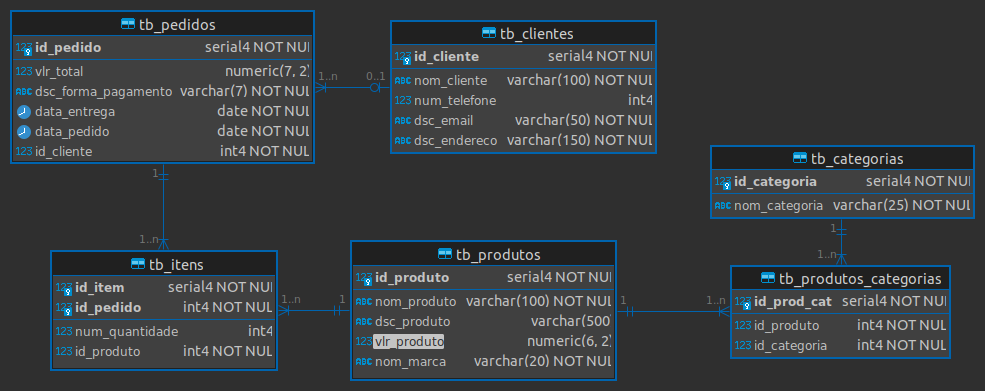
%> input picture Exercicios/banco_dados_1/db_ecommerce_visualization.png, 985 x 391 px
$ octave --eval "result = saturacao_min_max(imread('../banco_dados_1/db_ecommerce_visualization.png'));"   (GNU Octave 9; MATLAB toolbox functions it lacks are replaced by stand-ins)
%> lines starting %> are read from the running program, lines starting %| are printed output that depends on the picture
function [Y1, Y2] = saturacao_min_max(X)
  Xhsv = rgb2hsv(X);
%> Xhsv: size 391x985x3 double; mean H, S, V 0.0539, 0.0639, 0.252
  Y1 = Y2 = Xhsv;
  Y1(:,:,2) = 0;
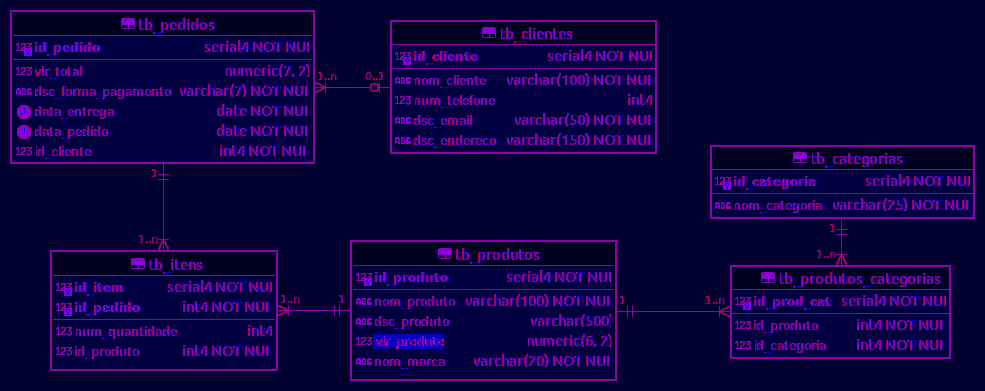
%> Y1: size 391x985x3 double; mean R, G, B 0.0539, 0, 0.252
  Y2(:,:,2) = 1;
  Y1 = hsv2rgb(Y1);
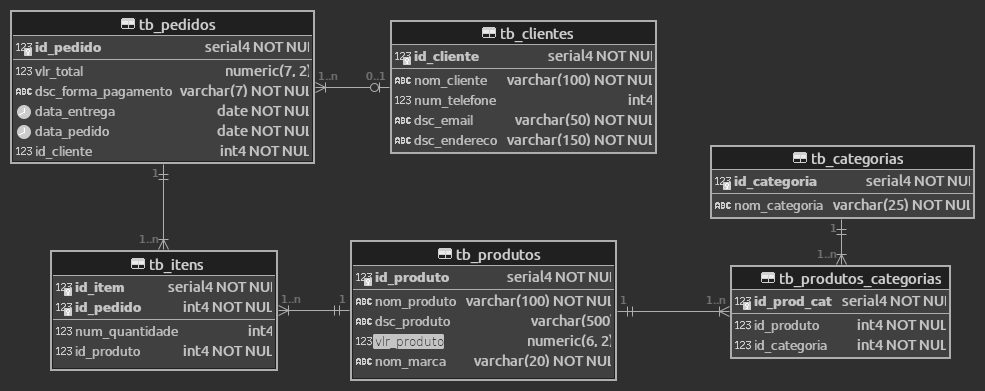
%> Y1: size 391x985x3 double; min 0.125, max 1, mean 0.252
  Y2 = hsv2rgb(Y2);
end

function Y = inversao_tonalidade(X)
  Y = rgb2hsv(X);
  Y(:,:, 1) = mod(Y(:,:,1) + 0.5, 1);
  Y = hsv2rgb(Y);
end

function main()
  X = imread('./Desktop/images.jpeg');
  [Ys, YS] = saturacao_min_max(X);
  Y_T = inversao_tonalidade(X);

  figure;

  subplot(2,2,1);
  imshow(X);
  title('Imagem Original');

  subplot(2,2,2);
  imshow(Y_T);
  title('Inversão de Tonalidade');

  subplot(2,2,3);
  imshow(Ys);
  title('Saturação Mínima');

  subplot(2,2,4);
  imshow(YS);
  title('Saturação Máxima');
end

main();
